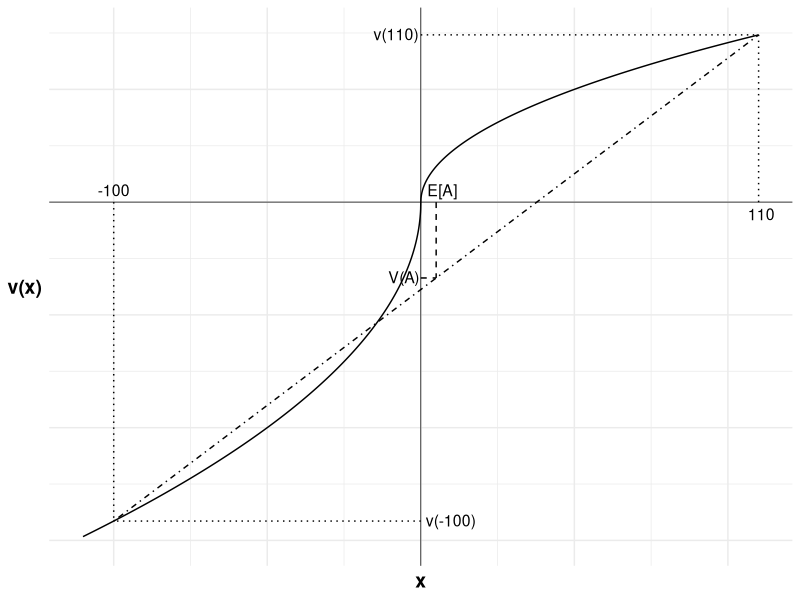
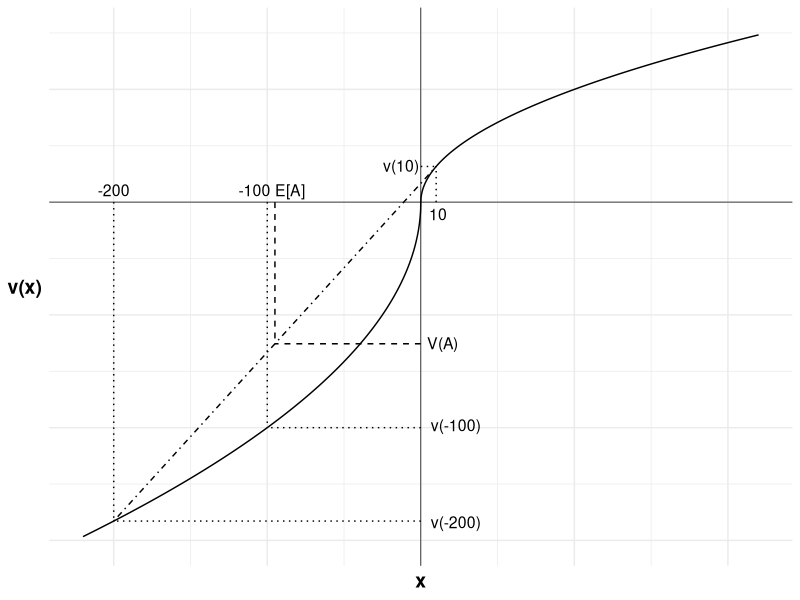
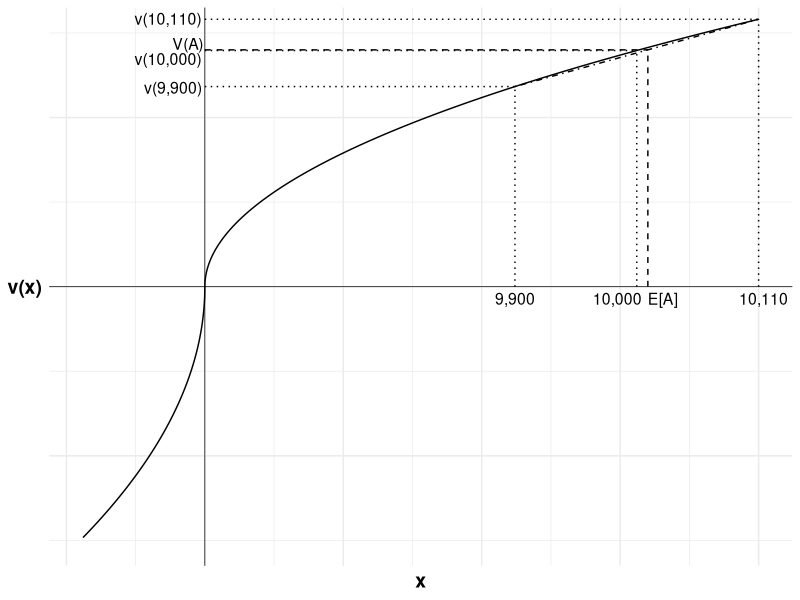
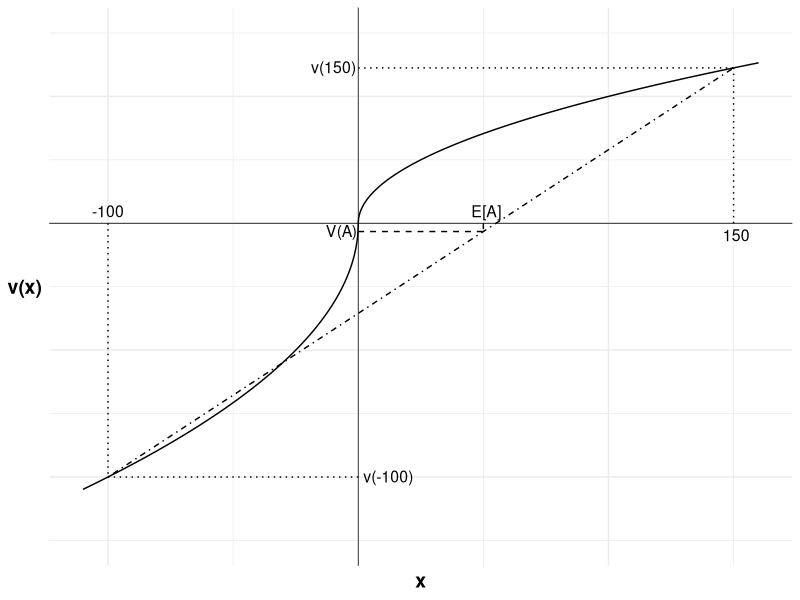
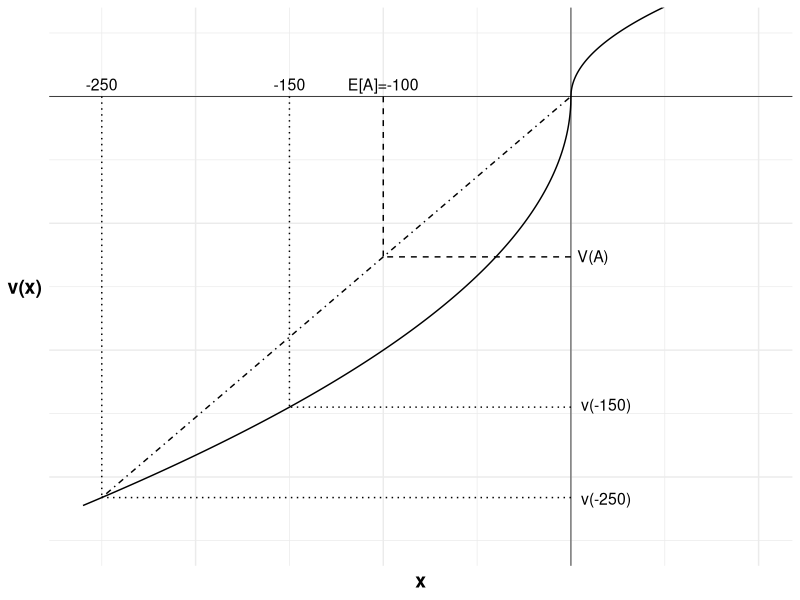
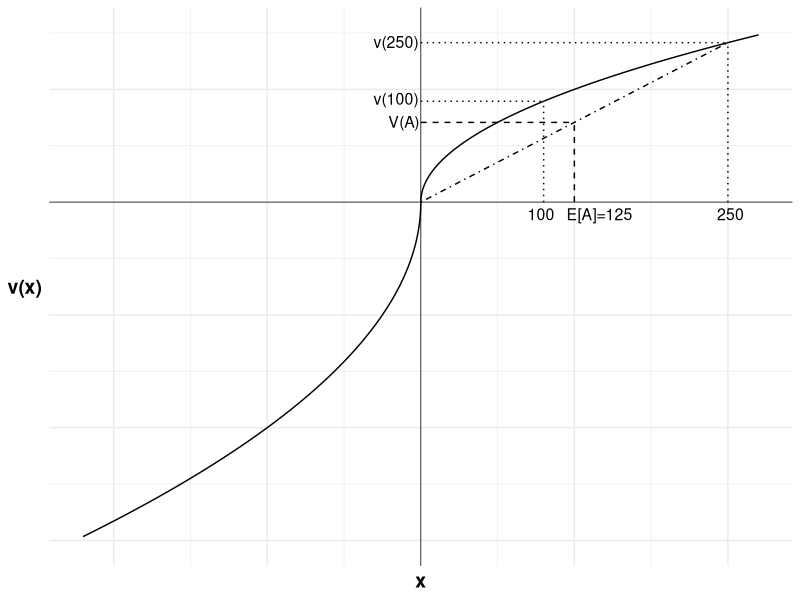
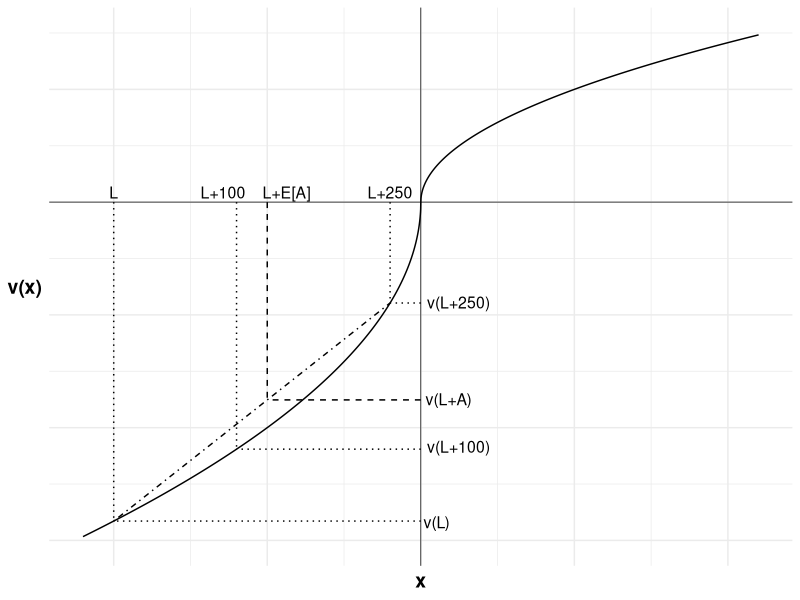
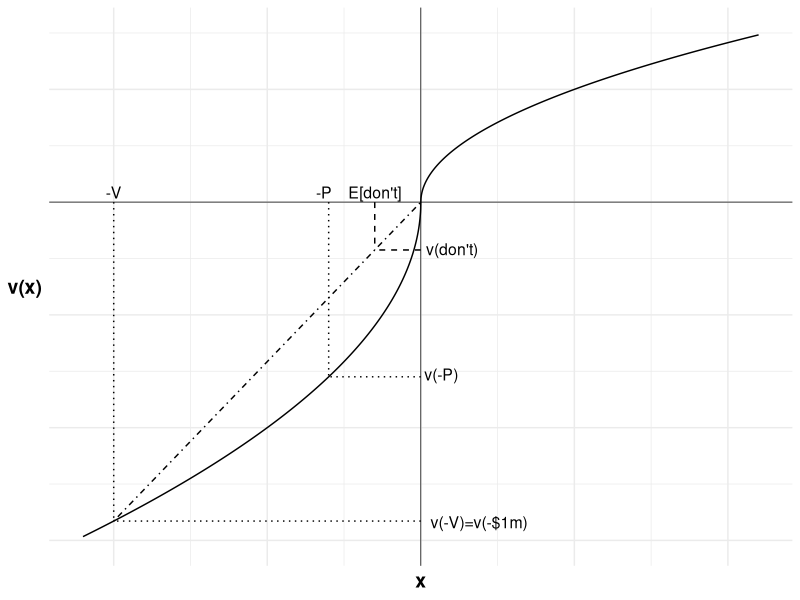

The R script that drew these images, in order:
## ---- chunk 1
#| fig-cap: A 50:50 gamble

library(ggplot2)

u <- function(x){
  ifelse (x >= 0, x^0.5, -2*(-x)^0.5)
}

df <- data.frame(
  x = seq(-220, 220, 0.1),
  y = u(seq(-220, 220, 0.1))
)

#Variables for plot (may not match labels as not done to scale)
#Payoffs from gamble
x1 <- -200 #loss
x2 <- 220 #win
ev <- 10 #expected value of gamble
xc <- 0 #certain outcome
px2<-(ev-x1)/(x2-x1)

ggplot(mapping = aes(x, y)) +

  #Plot the utility curve
  geom_line(data = df) +
  geom_vline(xintercept = 0, linewidth=0.25)+ 
  geom_hline(yintercept = 0, linewidth=0.25)+
  labs(x = "x", y = "v(x)")+

  # Set the theme
  theme_minimal()+

  #remove numbers on each axis
  theme(axis.text.x = element_blank(),
            axis.text.y = element_blank(),
            axis.title=element_text(size=14,face="bold"),
            axis.title.y = element_text(angle=0, vjust=0.5))+

  #limit to y greater than zero and x greater than -8 (need -8 so space for y-axis labels)
  coord_cartesian(xlim = c(-220, 220), ylim = c(-30, 15))+

  #Add labels -100, v(-100) and line to curve indicating each
  annotate("text", x = x1, y = 0, label = "-100", size = 4, hjust = 0.5, vjust = -0.5)+
  annotate("segment", x = x1, y = 0, xend = x1, yend = u(x1), linewidth = 0.5, colour = "black", linetype="dotted")+
  annotate("segment", x = 0, y = u(x1), xend = x1, yend = u(x1), linewidth = 0.5, colour = "black", linetype="dotted")+
  annotate("text", x = 0, y = u(x1), label = "v(-100)", size = 4, hjust = -0.1, vjust = 0.45)+

  #Add expected utility line
  annotate("segment", x = x1, xend = x2, y = u(x1), yend = u(x2), linewidth = 0.5, colour = "black", linetype="dotdash")+

  #Add labels 110, v(110) and line to curve indicating each
  annotate("text", x = x2, y = 0, label = "110", size = 4, hjust = 0.4, vjust = 1.5)+
  annotate("segment", x = x2, y = 0, xend = x2, yend = u(x2), linewidth = 0.5, colour = "black", linetype="dotted")+
  annotate("segment", x = 0, y = u(x2), xend = x2, yend = u(x2), linewidth = 0.5, colour = "black", linetype="dotted")+
  annotate("text", x = 0, y = u(x2), label = "v(110)", size = 4, hjust = 1.05, vjust = 0.45)+

  #Add labels E[A], V(A) and curve indicating each
  annotate("text", x = ev, y = 0, label = "E[A]", size = 4, hjust = 0.3, vjust = -0.5)+
  annotate("segment", x = ev, y = 0, xend = ev, yend = u(x1)+(u(x2)-u(x1))*px2, linewidth = 0.5, colour = "black", linetype="dashed")+
  annotate("segment", x = 0, y = u(x1)+(u(x2)-u(x1))*px2, xend = ev, yend = u(x1)+(u(x2)-u(x1))*px2, linewidth = 0.5, colour = "black", linetype="dashed")+
  annotate("text", x = 0, y = u(x1)+(u(x2)-u(x1))*px2, label = "V(A)", size = 4, hjust = 1.05, vjust = 0.45)

## ---- chunk 2
#| fig-cap: A 50:50 gamble after a loss

library(ggplot2)

u <- function(x){
  ifelse (x >= 0, x^0.5, -2*(-x)^0.5)
}

df <- data.frame(
  x = seq(-220, 220, 0.1),
  y = u(seq(-220, 220, 0.1))
)

#Variables for plot (may not match labels as not done to scale)
#Payoffs from gamble
x1 <- -200 #loss
x2 <- 10 #win
ev <- -95 #expected value of gamble
xc <- -100 #certain outcome
px2<-(ev-x1)/(x2-x1)

ggplot(mapping = aes(x, y)) +

  #Plot the utility curve
  geom_line(data = df) +
  geom_vline(xintercept = 0, linewidth=0.25)+ 
  geom_hline(yintercept = 0, linewidth=0.25)+
  labs(x = "x", y = "v(x)")+

  # Set the theme
  theme_minimal()+

  #remove numbers on each axis
  theme(axis.text.x = element_blank(),
            axis.text.y = element_blank(),
            axis.title=element_text(size=14,face="bold"),
            axis.title.y = element_text(angle=0, vjust=0.5))+

  #limit to y greater than zero and x greater than -8 (need -8 so space for y-axis labels)
  coord_cartesian(xlim = c(-220, 220), ylim = c(-30, 15))+

  #Add labels -200, v(-200) and line to curve indicating each
  annotate("text", x = x1, y = 0, label = "-200", size = 4, hjust = 0.5, vjust = -0.5)+
  annotate("segment", x = x1, y = 0, xend = x1, yend = u(x1), linewidth = 0.5, colour = "black", linetype="dotted")+
  annotate("segment", x = 0, y = u(x1), xend = x1, yend = u(x1), linewidth = 0.5, colour = "black", linetype="dotted")+
  annotate("text", x = 0, y = u(x1), label = "v(-200)", size = 4, hjust = -0.2, vjust = 0.6)+

  #Add labels -100, v(-100) and line to curve indicating each
  annotate("text", x = xc, y = 0, label = "-100", size = 4, hjust = 0.9, vjust = -0.5)+
  annotate("segment", x = xc, y = 0, xend = xc, yend = u(xc), linewidth = 0.5, colour = "black", linetype="dotted")+
  annotate("segment", x = 0, y = u(xc), xend = xc, yend = u(xc), linewidth = 0.5, colour = "black", linetype="dotted")+
  annotate("text", x = 0, y = u(xc), label = "v(-100)", size = 4, hjust = -0.2, vjust = 0.3)+

  #Add expected utility line
  annotate("segment", x = x1, xend = x2, y = u(x1), yend = u(x2), linewidth = 0.5, colour = "black", linetype="dotdash")+

  #Add labels 10, v(10) and line to curve indicating each
  annotate("text", x = x2, y = 0, label = "10", size = 4, hjust = 0.4, vjust = 1.5)+
  annotate("segment", x = x2, y = 0, xend = x2, yend = u(x2), linewidth = 0.5, colour = "black", linetype="dotted")+
  annotate("segment", x = 0, y = u(x2), xend = x2, yend = u(x2), linewidth = 0.5, colour = "black", linetype="dotted")+
  annotate("text", x = 0, y = u(x2), label = "v(10)", size = 4, hjust = 1.05, vjust = 0.45)+

  #Add labels E[A], V(A) and curve indicating each
  annotate("text", x = ev, y = 0, label = "E[A]", size = 4, hjust = 0, vjust = -0.5)+
  annotate("segment", x = ev, y = 0, xend = ev, yend = u(x1)+(u(x2)-u(x1))*px2, linewidth = 0.5, colour = "black", linetype="dashed")+
  annotate("segment", x = 0, y = u(x1)+(u(x2)-u(x1))*px2, xend = ev, yend = u(x1)+(u(x2)-u(x1))*px2, linewidth = 0.5, colour = "black", linetype="dashed")+
  annotate("text", x = 0, y = u(x1)+(u(x2)-u(x1))*px2, label = "V(A)", size = 4, hjust = -0.2, vjust = 0.45)

## ---- chunk 3
#| fig-cap: A 50:50 gamble after a win (not to scale)

library(ggplot2)

u <- function(x){
  ifelse (x >= 0, x^0.5, -2*(-x)^0.5)
}

df <- data.frame(
  x = seq(-220, 1000, 0.1),
  y = u(seq(-220, 1000, 0.1))
)

#Variables for plot (may not match labels as not done to scale)
#Payoffs from gamble
x1 <- 560 #loss
x2 <- 1000 #win
ev <- 800 #expected value of gamble
xc <- 780 #certain outcome
px2<-(ev-x1)/(x2-x1)

ggplot(mapping = aes(x, y)) +

  #Plot the utility curve
  geom_line(data = df) +
  geom_vline(xintercept = 0, linewidth=0.25)+ 
  geom_hline(yintercept = 0, linewidth=0.25)+
  labs(x = "x", y = "v(x)")+

  # Set the theme
  theme_minimal()+

  #remove numbers on each axis
  theme(axis.text.x = element_blank(),
            axis.text.y = element_blank(),
            axis.title=element_text(size=14,face="bold"),
            axis.title.y = element_text(angle=0, vjust=0.5))+

  #limit to y greater than zero and x greater than -8 (need -8 so space for y-axis labels)
  coord_cartesian(xlim = c(-220, 1000), ylim = c(-30, 30))+

  #Add labels 9,900, v(9,900) and line to curve indicating each
  annotate("text", x = x1, y = 0, label = "9,900", size = 4, hjust = 0.5, vjust = 1.5)+
  annotate("segment", x = x1, y = 0, xend = x1, yend = u(x1), linewidth = 0.5, colour = "black", linetype="dotted")+
  annotate("segment", x = 0, y = u(x1), xend = x1, yend = u(x1), linewidth = 0.5, colour = "black", linetype="dotted")+
  annotate("text", x = 0, y = u(x1), label = "v(9,900)", size = 4, hjust = 1.05, vjust = 0.6)+

  #Add labels 10,000, v(10,000) and line to curve indicating each
  annotate("text", x = xc, y = 0, label = "10,000", size = 4, hjust = 0.9, vjust = 1.5)+
  annotate("segment", x = xc, y = 0, xend = xc, yend = u(xc), linewidth = 0.5, colour = "black", linetype="dotted")+
  annotate("segment", x = 0, y = u(xc), xend = xc, yend = u(xc), linewidth = 0.5, colour = "black", linetype="dotted")+
  annotate("text", x = 0, y = u(xc), label = "v(10,000)", size = 4, hjust = 1.05, vjust = 1.2)+

  #Add expected utility line
  annotate("segment", x = x1, xend = x2, y = u(x1), yend = u(x2), linewidth = 0.5, colour = "black", linetype="dotdash")+

  #Add labels 10,110, v(10,110) and line to curve indicating each
  annotate("text", x = x2, y = 0, label = "10,110", size = 4, hjust = 0.4, vjust = 1.5)+
  annotate("segment", x = x2, y = 0, xend = x2, yend = u(x2), linewidth = 0.5, colour = "black", linetype="dotted")+
  annotate("segment", x = 0, y = u(x2), xend = x2, yend = u(x2), linewidth = 0.5, colour = "black", linetype="dotted")+
  annotate("text", x = 0, y = u(x2), label = "v(10,110)", size = 4, hjust = 1.05, vjust = 0.45)+

  #Add labels E[A], V(A) and curve indicating each
  annotate("text", x = ev, y = 0, label = "E[A]", size = 4, hjust = 0, vjust = 1.5)+
  annotate("segment", x = ev, y = 0, xend = ev, yend = u(x1)+(u(x2)-u(x1))*px2, linewidth = 0.5, colour = "black", linetype="dashed")+
  annotate("segment", x = 0, y = u(x1)+(u(x2)-u(x1))*px2, xend = ev, yend = u(x1)+(u(x2)-u(x1))*px2, linewidth = 0.5, colour = "black", linetype="dashed")+
  annotate("text", x = 0, y = u(x1)+(u(x2)-u(x1))*px2, label = "V(A)", size = 4, hjust = 1.05, vjust = 0)

## ---- chunk 4
#| fig-cap: A 60:40 gamble

library(ggplot2)

u <- function(x){
  ifelse (x >= 0, x^0.5, -2*(-x)^0.5)
}

df <- data.frame(
  x = seq(-110, 160, 0.1),
  y = u(seq(-110, 160, 0.1))
)

#Variables for plot (may not match labels as not done to scale)
#Payoffs from gamble
x1 <- -100 #loss
x2 <- 150 #win
ev <- 0.6*150-0.4*100 #expected value of gamble
xc <- 0 #certain outcome
px2<-(ev-x1)/(x2-x1)

ggplot(mapping = aes(x, y)) +

  #Plot the utility curve
  geom_line(data = df) +
  geom_vline(xintercept = 0, linewidth=0.25)+ 
  geom_hline(yintercept = 0, linewidth=0.25)+
  labs(x = "x", y = "v(x)")+

  # Set the theme
  theme_minimal()+

  #remove numbers on each axis
  theme(axis.text.x = element_blank(),
            axis.text.y = element_blank(),
            axis.title=element_text(size=14,face="bold"),
            axis.title.y = element_text(angle=0, vjust=0.5))+

  #limit to y greater than zero and x greater than -8 (need -8 so space for y-axis labels)
  coord_cartesian(xlim = c(-110, 160), ylim = c(-25, 15))+

  #Add labels -100, v(-100) and line to curve indicating each
  annotate("text", x = x1, y = 0, label = "-100", size = 4, hjust = 0.5, vjust = -0.5)+
  annotate("segment", x = x1, y = 0, xend = x1, yend = u(x1), linewidth = 0.5, colour = "black", linetype="dotted")+
  annotate("segment", x = 0, y = u(x1), xend = x1, yend = u(x1), linewidth = 0.5, colour = "black", linetype="dotted")+
  annotate("text", x = 0, y = u(x1), label = "v(-100)", size = 4, hjust = -0.1, vjust = 0.45)+

  #Add expected utility line
  annotate("segment", x = x1, xend = x2, y = u(x1), yend = u(x2), linewidth = 0.5, colour = "black", linetype="dotdash")+

  #Add labels 150, v(150) and line to curve indicating each
  annotate("text", x = x2, y = 0, label = "150", size = 4, hjust = 0.4, vjust = 1.5)+
  annotate("segment", x = x2, y = 0, xend = x2, yend = u(x2), linewidth = 0.5, colour = "black", linetype="dotted")+
  annotate("segment", x = 0, y = u(x2), xend = x2, yend = u(x2), linewidth = 0.5, colour = "black", linetype="dotted")+
  annotate("text", x = 0, y = u(x2), label = "v(150)", size = 4, hjust = 1.05, vjust = 0.45)+

  #Add labels E[A], V(A) and curve indicating each
  annotate("text", x = ev, y = 0, label = "E[A]", size = 4, hjust = 0.4, vjust = -0.5)+
  annotate("segment", x = ev, y = 0, xend = ev, yend = u(x1)+(u(x2)-u(x1))*px2, linewidth = 0.5, colour = "black", linetype="dashed")+
  annotate("segment", x = 0, y = u(x1)+(u(x2)-u(x1))*px2, xend = ev, yend = u(x1)+(u(x2)-u(x1))*px2, linewidth = 0.5, colour = "black", linetype="dashed")+
  annotate("text", x = 0, y = u(x1)+(u(x2)-u(x1))*px2, label = "V(A)", size = 4, hjust = 1.05, vjust = 0.45)

## ---- chunk 5
#| fig-cap: A 60:40 gamble after a loss

library(ggplot2)

u <- function(x){
  ifelse (x >= 0, x^0.5, -2*(-x)^0.5)
}

df <- data.frame(
  x = seq(-260, 100, 0.1),
  y = u(seq(-260, 100, 0.1))
)

#Variables for plot (may not match labels as not done to scale)
#Payoffs from gamble
x1 <- -250 #loss
x2 <- 0 #win
ev <- -100 #expected value of gamble
xc <- -150 #certain outcome
px2<-(ev-x1)/(x2-x1)

ggplot(mapping = aes(x, y)) +

  #Plot the utility curve
  geom_line(data = df) +
  geom_vline(xintercept = 0, linewidth=0.25)+ 
  geom_hline(yintercept = 0, linewidth=0.25)+
  labs(x = "x", y = "v(x)")+

  # Set the theme
  theme_minimal()+

  #remove numbers on each axis
  theme(axis.text.x = element_blank(),
            axis.text.y = element_blank(),
            axis.title=element_text(size=14,face="bold"),
            axis.title.y = element_text(angle=0, vjust=0.5))+

  #limit to y greater than zero and x greater than -8 (need -8 so space for y-axis labels)
  coord_cartesian(xlim = c(-260, 100), ylim = c(-35, 5))+

  #Add labels -250, v(-250) and line to curve indicating each
  annotate("text", x = x1, y = 0, label = "-250", size = 4, hjust = 0.5, vjust = -0.5)+
  annotate("segment", x = x1, y = 0, xend = x1, yend = u(x1), linewidth = 0.5, colour = "black", linetype="dotted")+
  annotate("segment", x = 0, y = u(x1), xend = x1, yend = u(x1), linewidth = 0.5, colour = "black", linetype="dotted")+
  annotate("text", x = 0, y = u(x1), label = "v(-250)", size = 4, hjust = -0.2, vjust = 0.6)+

  #Add labels -150, v(-150) and line to curve indicating each
  annotate("text", x = xc, y = 0, label = "-150", size = 4, hjust = 0.5, vjust = -0.5)+
  annotate("segment", x = xc, y = 0, xend = xc, yend = u(xc), linewidth = 0.5, colour = "black", linetype="dotted")+
  annotate("segment", x = 0, y = u(xc), xend = xc, yend = u(xc), linewidth = 0.5, colour = "black", linetype="dotted")+
  annotate("text", x = 0, y = u(xc), label = "v(-150)", size = 4, hjust = -0.2, vjust = 0.3)+

  #Add expected utility line
  annotate("segment", x = x1, xend = x2, y = u(x1), yend = u(x2), linewidth = 0.5, colour = "black", linetype="dotdash")+

  #Add labels E[A]=-100, V(A) and curve indicating each
  annotate("text", x = ev, y = 0, label = "E[A]=-100", size = 4, hjust = 0.5, vjust = -0.5)+
  annotate("segment", x = ev, y = 0, xend = ev, yend = u(x1)+(u(x2)-u(x1))*px2, linewidth = 0.5, colour = "black", linetype="dashed")+
  annotate("segment", x = 0, y = u(x1)+(u(x2)-u(x1))*px2, xend = ev, yend = u(x1)+(u(x2)-u(x1))*px2, linewidth = 0.5, colour = "black", linetype="dashed")+
  annotate("text", x = 0, y = u(x1)+(u(x2)-u(x1))*px2, label = "V(A)", size = 4, hjust = -0.2, vjust = 0.45)

## ---- chunk 6
#| fig-cap: Bill's consideration of gamble A and the \$100

library(ggplot2)

u <- function(x){
  ifelse (x >= 0, x^0.5, -2*(-x)^0.5)
}

df <- data.frame(
  x = seq(-220, 220, 0.1),
  y = u(seq(-220, 220, 0.1))
)

#Variables for plot (may not match labels as not done to scale)
#Payoffs from gamble
x1<-0 #loss
x2<-200 #win
ev<-100 #expected value of gamble
xc<-80 #certain outcome
px2<-(ev-x1)/(x2-x1)

ggplot(mapping = aes(x, y)) +

  #Plot the utility curve
  geom_line(data = df) +
  geom_vline(xintercept = 0, linewidth=0.25)+ 
  geom_hline(yintercept = 0, linewidth=0.25)+
  labs(x = "x", y = "v(x)")+

  # Set the theme
  theme_minimal()+

  #remove numbers on each axis
  theme(axis.text.x = element_blank(),
            axis.text.y = element_blank(),
            axis.title=element_text(size=14,face="bold"),
            axis.title.y = element_text(angle=0, vjust=0.5))+

  #limit to y greater than zero and x greater than -8 (need -8 so space for y-axis labels)
  coord_cartesian(xlim = c(-220, 220), ylim = c(-30, 15))+

  #Add labels W+20, U(W+20) and line to curve indicating each
  annotate("segment", x = x1, y = 0, xend = x1, yend = u(x1), linewidth = 0.5, colour = "black", linetype="dotted")+
  annotate("segment", x = 0, y = u(x1), xend = x1, yend = u(x1), linewidth = 0.5, colour = "black", linetype="dotted")+

  #Add labels 100, U(100) and line to curve indicating each
  annotate("text", x = xc, y = 0, label = "100", size = 4, hjust = 0.6, vjust = 1.5)+
  annotate("segment", x = xc, y = 0, xend = xc, yend = u(xc), linewidth = 0.5, colour = "black", linetype="dotted")+
  annotate("segment", x = 0, y = u(xc), xend = xc, yend = u(xc), linewidth = 0.5, colour = "black", linetype="dotted")+
  annotate("text", x = 0, y = u(xc), label = "v(100)", size = 4, hjust = 1.05, vjust = 0.3)+

  #Add expected utility line
  annotate("segment", x = x1, xend = x2, y = u(x1), yend = u(x2), linewidth = 0.5, colour = "black", linetype="dotdash")+

  #Add labels 250, v(250) and line to curve indicating each
  annotate("text", x = x2, y = 0, label = "250", size = 4, hjust = 0.4, vjust = 1.5)+
  annotate("segment", x = x2, y = 0, xend = x2, yend = u(x2), linewidth = 0.5, colour = "black", linetype="dotted")+
  annotate("segment", x = 0, y = u(x2), xend = x2, yend = u(x2), linewidth = 0.5, colour = "black", linetype="dotted")+
  annotate("text", x = 0, y = u(x2), label = "v(250)", size = 4, hjust = 1.05, vjust = 0.45)+

  #Add labels E[A], V(A) and curve indicating each
  annotate("text", x = ev, y = 0, label = "E[A]=125", size = 4, hjust = 0.12, vjust = 1.5)+
  annotate("segment", x = ev, y = 0, xend = ev, yend = u(x1)+(u(x2)-u(x1))*px2, linewidth = 0.5, colour = "black", linetype="dashed")+
  annotate("segment", x = 0, y = u(x1)+(u(x2)-u(x1))*px2, xend = ev, yend = u(x1)+(u(x2)-u(x1))*px2, linewidth = 0.5, colour = "black", linetype="dashed")+
  annotate("text", x = 0, y = u(x1)+(u(x2)-u(x1))*px2, label = "V(A)", size = 4, hjust = 1.05, vjust = 0.45)

## ---- chunk 7
#| fig-cap: Bill's consideration of gamble A and the \$100 after the shock

library(ggplot2)

u <- function(x){
  ifelse (x >= 0, x^0.5, -2*(-x)^0.5)
}

df <- data.frame(
  x = seq(-220, 220, 0.1),
  y = u(seq(-220, 220, 0.1))
)

#Variables for plot (may not match labels as not done to scale)
#Payoffs from gamble
x1<- -200 #loss
x2<- -20 #win
ev<- -100 #expected value of gamble
xc<- -120 #certain outcome
px2<-(ev-x1)/(x2-x1)

ggplot(mapping = aes(x, y)) +

  #Plot the utility curve
  geom_line(data = df) +
  geom_vline(xintercept = 0, linewidth=0.25)+ 
  geom_hline(yintercept = 0, linewidth=0.25)+
  labs(x = "x", y = "v(x)")+

  # Set the theme
  theme_minimal()+

  #remove numbers on each axis
  theme(axis.text.x = element_blank(),
            axis.text.y = element_blank(),
            axis.title=element_text(size=14,face="bold"),
            axis.title.y = element_text(angle=0, vjust=0.5))+

  #limit to y greater than zero and x greater than -8 (need -8 so space for y-axis labels)
  coord_cartesian(xlim = c(-220, 220), ylim = c(-30, 15))+

  #Add labels L, v(L) and line to curve indicating each
  annotate("text", x = x1, y = 0, label = "L", size = 4, hjust = 0.5, vjust = -0.3)+
  annotate("segment", x = x1, y = 0, xend = x1, yend = u(x1), linewidth = 0.5, colour = "black", linetype="dotted")+
  annotate("segment", x = 0, y = u(x1), xend = x1, yend = u(x1), linewidth = 0.5, colour = "black", linetype="dotted")+
  annotate("text", x = 0, y = u(x1), label = "v(L)", size = 4, hjust = -0.1, vjust = 0.6)+

  #Add labels L+100, v(L+100) and line to curve indicating each
  annotate("text", x = xc, y = 0, label = "L+100", size = 4, hjust = 0.8, vjust = -0.3)+
  annotate("segment", x = xc, y = 0, xend = xc, yend = u(xc), linewidth = 0.5, colour = "black", linetype="dotted")+
  annotate("segment", x = 0, y = u(xc), xend = xc, yend = u(xc), linewidth = 0.5, colour = "black", linetype="dotted")+
  annotate("text", x = 0, y = u(xc), label = "v(L+100)", size = 4, hjust = -0.1, vjust = 0.3)+

  #Add expected utility line
  annotate("segment", x = x1, xend = x2, y = u(x1), yend = u(x2), linewidth = 0.5, colour = "black", linetype="dotdash")+

  #Add labels 250+L, U(250+L) and line to curve indicating each
  annotate("text", x = x2, y = 0, label = "L+250", size = 4, hjust = 0.5, vjust = -0.3)+
  annotate("segment", x = x2, y = 0, xend = x2, yend = u(x2), linewidth = 0.5, colour = "black", linetype="dotted")+
  annotate("segment", x = 0, y = u(x2), xend = x2, yend = u(x2), linewidth = 0.5, colour = "black", linetype="dotted")+
  annotate("text", x = 0, y = u(x2), label = "v(L+250)", size = 4, hjust = -0.1, vjust = 0.45)+

  #Add labels L+E[A], v(A+L) and curve indicating each
  annotate("text", x = ev, y = 0, label = "L+E[A]", size = 4, hjust = 0.1, vjust = -0.3)+
  annotate("segment", x = ev, y = 0, xend = ev, yend = u(x1)+(u(x2)-u(x1))*px2, linewidth = 0.5, colour = "black", linetype="dashed")+
  annotate("segment", x = 0, y = u(x1)+(u(x2)-u(x1))*px2, xend = ev, yend = u(x1)+(u(x2)-u(x1))*px2, linewidth = 0.5, colour = "black", linetype="dashed")+
  annotate("text", x = 0, y = u(x1)+(u(x2)-u(x1))*px2, label = "v(L+A)", size = 4, hjust = -0.1, vjust = 0.45)

## ---- chunk 8
#| fig-cap: The reflection effect and insurance

library(ggplot2)

u <- function(x){
  ifelse (x >= 0, x^0.5, -2*(-x)^0.5)
}

df <- data.frame(
  x = seq(-220, 220, 0.1),
  y = u(seq(-220, 220, 0.1))
)

#Variables for plot (may not match labels as not done to scale)
#Payoffs from gamble
x1<- -200 #loss
x2<- 0 #win
ev<- -30 #expected value of gamble
xc<- -60 #certain outcome
px2<-(ev-x1)/(x2-x1)

ggplot(mapping = aes(x, y)) +

  #Plot the utility curve
  geom_line(data = df) +
  geom_vline(xintercept = 0, linewidth=0.25)+ 
  geom_hline(yintercept = 0, linewidth=0.25)+
  labs(x = "x", y = "v(x)")+

  # Set the theme
  theme_minimal()+

  #remove numbers on each axis
  theme(axis.text.x = element_blank(),
            axis.text.y = element_blank(),
            axis.title=element_text(size=14,face="bold"),
            axis.title.y = element_text(angle=0, vjust=0.5))+

  #limit to y greater than zero and x greater than -8 (need -8 so space for y-axis labels)
  coord_cartesian(xlim = c(-220, 220), ylim = c(-30, 15))+

  #Add labels -V, v(L) and line to curve indicating each
  annotate("text", x = x1, y = 0, label = "-V", size = 4, hjust = 0.5, vjust = -0.3)+
  annotate("segment", x = x1, y = 0, xend = x1, yend = u(x1), linewidth = 0.5, colour = "black", linetype="dotted")+
  annotate("segment", x = 0, y = u(x1), xend = x1, yend = u(x1), linewidth = 0.5, colour = "black", linetype="dotted")+
  annotate("text", x = 0, y = u(x1), label = "v(-V)=v(-$1m)", size = 4, hjust = -0.1, vjust = 0.6)+

  #Add labels -P, v(-P) and line to curve indicating each
  annotate("text", x = xc, y = 0, label = "-P", size = 4, hjust = 0.8, vjust = -0.3)+
  annotate("segment", x = xc, y = 0, xend = xc, yend = u(xc), linewidth = 0.5, colour = "black", linetype="dotted")+
  annotate("segment", x = 0, y = u(xc), xend = xc, yend = u(xc), linewidth = 0.5, colour = "black", linetype="dotted")+
  annotate("text", x = 0, y = u(xc), label = "v(-P)", size = 4, hjust = -0.1, vjust = 0.3)+

  #Add expected utility line
  annotate("segment", x = x1, xend = x2, y = u(x1), yend = u(x2), linewidth = 0.5, colour = "black", linetype="dotdash")+

  #Add labels E[don't], v(don't) and curve indicating each
  annotate("text", x = ev, y = 0, label = "E[don't]", size = 4, hjust = 0.5, vjust = -0.3)+
  annotate("segment", x = ev, y = 0, xend = ev, yend = u(x1)+(u(x2)-u(x1))*px2, linewidth = 0.5, colour = "black", linetype="dashed")+
  annotate("segment", x = 0, y = u(x1)+(u(x2)-u(x1))*px2, xend = ev, yend = u(x1)+(u(x2)-u(x1))*px2, linewidth = 0.5, colour = "black", linetype="dashed")+
  annotate("text", x = 0, y = u(x1)+(u(x2)-u(x1))*px2, label = "v(don't)", size = 4, hjust = -0.1, vjust = 0.45)
